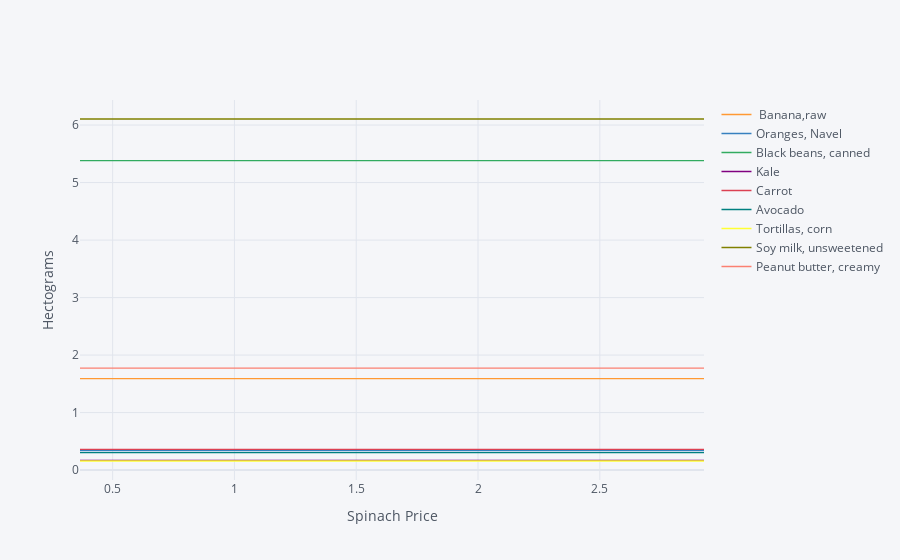

Here is the notebook cell this chart was saved with:
### Markdown cell above
The code below creates a graph which changes prices just for *one* food,
  and traces out the effects of this change on all the foods consumed.

### Code cell
import cufflinks as cf
cf.go_offline()

ReferenceGood = 'Spinach'

scale = [0.5,0.75,0.9,1.,1.1,1.2,1.3,1.4,1.5,2,4]

cost0 = solve_subsistence_problem(FoodNutrients,Prices,diet_min[group],diet_max[group],tol=tol).fun

my_p = Prices.copy()

diet = {}
for s in scale:

    my_p[ReferenceGood] = Prices[ReferenceGood]*s
    result = solve_subsistence_problem(FoodNutrients,my_p,diet_min[group],diet_max[group],tol=tol)
    diet[my_p[ReferenceGood]] = result.diet

Diet_response = pd.DataFrame(diet).T
Diet_response.index.name = '%s Price' % ReferenceGood

Diet_response.reset_index(inplace=True)

# Get rid of units for index (cufflinks chokes)
Diet_response['%s Price' % ReferenceGood] = Diet_response['%s Price' % ReferenceGood].apply(lambda x: x.magnitude)

Diet_response = Diet_response.set_index('%s Price' % ReferenceGood)

# Just look at goods consumed in quantities greater than error tolerance
Diet_response.loc[:,(Diet_response>tol).sum()>0].iplot(xTitle='%s Price' % ReferenceGood,yTitle='Hectograms')

### Figure 1 — Plotly figure (JSON) as saved in the notebook; plotly's stock layout.template omitted (floating-point values rounded to 4 significant figures)
{"data": [{"line": {"color": "rgba(255, 153, 51, 1.0)", "dash": "solid", "shape": "linear", "width": 1.3}, "mode": "lines", "name": " Banana,raw", "text": "", "type": "scatter", "x": [0.366, 0.549, 0.6587, 0.7319, 0.8051, 0.8783, 0.9515, 1.025, 1.098, 1.464, 2.928], "y": [1.59, 1.59, 1.59, 1.59, 1.59, 1.59, 1.59, 1.59, 1.59, 1.59, 1.59]}, {"line": {"color": "rgba(55, 128, 191, 1.0)", "dash": "solid", "shape": "linear", "width": 1.3}, "mode": "lines", "name": "Oranges, Navel", "text": "", "type": "scatter", "x": [0.366, 0.549, 0.6587, 0.7319, 0.8051, 0.8783, 0.9515, 1.025, 1.098, 1.464, 2.928], "y": [0.3388, 0.3388, 0.3388, 0.3388, 0.3388, 0.3388, 0.3388, 0.3388, 0.3388, 0.3388, 0.3388]}, {"line": {"color": "rgba(50, 171, 96, 1.0)", "dash": "solid", "shape": "linear", "width": 1.3}, "mode": "lines", "name": "Black beans, canned", "text": "", "type": "scatter", "x": [0.366, 0.549, 0.6587, 0.7319, 0.8051, 0.8783, 0.9515, 1.025, 1.098, 1.464, 2.928], "y": [5.382, 5.382, 5.382, 5.382, 5.382, 5.382, 5.382, 5.382, 5.382, 5.382, 5.382]}, {"line": {"color": "rgba(128, 0, 128, 1.0)", "dash": "solid", "shape": "linear", "width": 1.3}, "mode": "lines", "name": "Kale", "text": "", "type": "scatter", "x": [0.366, 0.549, 0.6587, 0.7319, 0.8051, 0.8783, 0.9515, 1.025, 1.098, 1.464, 2.928], "y": [0.1683, 0.1683, 0.1683, 0.1683, 0.1683, 0.1683, 0.1683, 0.1683, 0.1683, 0.1683, 0.1683]}, {"line": {"color": "rgba(219, 64, 82, 1.0)", "dash": "solid", "shape": "linear", "width": 1.3}, "mode": "lines", "name": "Carrot", "text": "", "type": "scatter", "x": [0.366, 0.549, 0.6587, 0.7319, 0.8051, 0.8783, 0.9515, 1.025, 1.098, 1.464, 2.928], "y": [0.3597, 0.3597, 0.3597, 0.3597, 0.3597, 0.3597, 0.3597, 0.3597, 0.3597, 0.3597, 0.3597]}, {"line": {"color": "rgba(0, 128, 128, 1.0)", "dash": "solid", "shape": "linear", "width": 1.3}, "mode": "lines", "name": "Avocado", "text": "", "type": "scatter", "x": [0.366, 0.549, 0.6587, 0.7319, 0.8051, 0.8783, 0.9515, 1.025, 1.098, 1.464, 2.928], "y": [0.3045, 0.3045, 0.3045, 0.3045, 0.3045, 0.3045, 0.3045, 0.3045, 0.3045, 0.3045, 0.3045]}, {"line": {"color": "rgba(255, 255, 51, 1.0)", "dash": "solid", "shape": "linear", "width": 1.3}, "mode": "lines", "name": "Tortillas, corn", "text": "", "type": "scatter", "x": [0.366, 0.549, 0.6587, 0.7319, 0.8051, 0.8783, 0.9515, 1.025, 1.098, 1.464, 2.928], "y": [0.1583, 0.1583, 0.1583, 0.1583, 0.1583, 0.1583, 0.1583, 0.1583, 0.1583, 0.1583, 0.1583]}, {"line": {"color": "rgba(128, 128, 0, 1.0)", "dash": "solid", "shape": "linear", "width": 1.3}, "mode": "lines", "name": "Soy milk, unsweetened", "text": "", "type": "scatter", "x": [0.366, 0.549, 0.6587, 0.7319, 0.8051, 0.8783, 0.9515, 1.025, 1.098, 1.464, 2.928], "y": [6.105, 6.105, 6.105, 6.105, 6.105, 6.105, 6.105, 6.105, 6.105, 6.105, 6.105]}, {"line": {"color": "rgba(251, 128, 114, 1.0)", "dash": "solid", "shape": "linear", "width": 1.3}, "mode": "lines", "name": "Peanut butter, creamy", "text": "", "type": "scatter", "x": [0.366, 0.549, 0.6587, 0.7319, 0.8051, 0.8783, 0.9515, 1.025, 1.098, 1.464, 2.928], "y": [1.773, 1.773, 1.773, 1.773, 1.773, 1.773, 1.773, 1.773, 1.773, 1.773, 1.773]}], "layout": {"autosize": true, "legend": {"bgcolor": "#F5F6F9", "font": {"color": "#4D5663"}}, "paper_bgcolor": "#F5F6F9", "plot_bgcolor": "#F5F6F9", "title": {"font": {"color": "#4D5663"}}, "xaxis": {"autorange": true, "gridcolor": "#E1E5ED", "range": [0.366, 2.928], "showgrid": true, "tickfont": {"color": "#4D5663"}, "title": {"font": {"color": "#4D5663"}, "text": "Spinach Price"}, "type": "linear", "zerolinecolor": "#E1E5ED"}, "yaxis": {"autorange": true, "gridcolor": "#E1E5ED", "range": [-0.1721, 6.436], "showgrid": true, "tickfont": {"color": "#4D5663"}, "title": {"font": {"color": "#4D5663"}, "text": "Hectograms"}, "type": "linear", "zerolinecolor": "#E1E5ED"}}}
